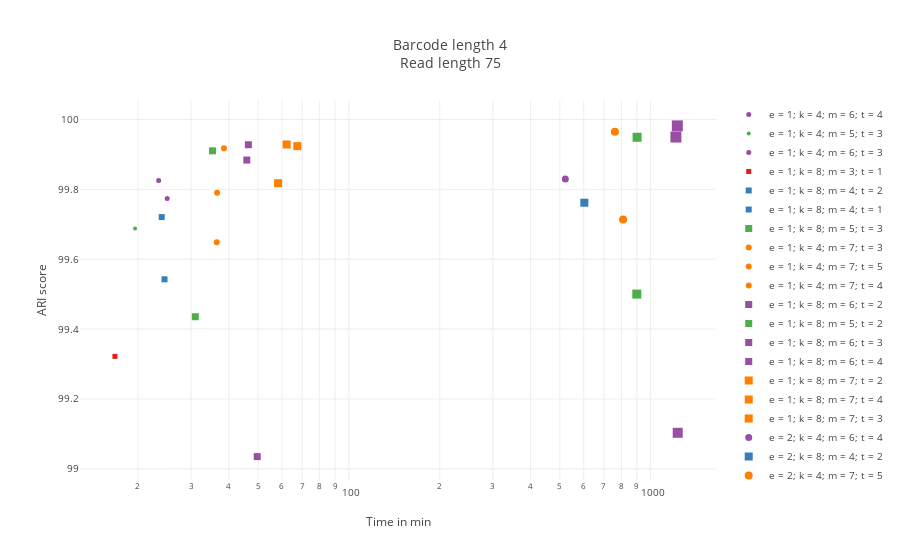
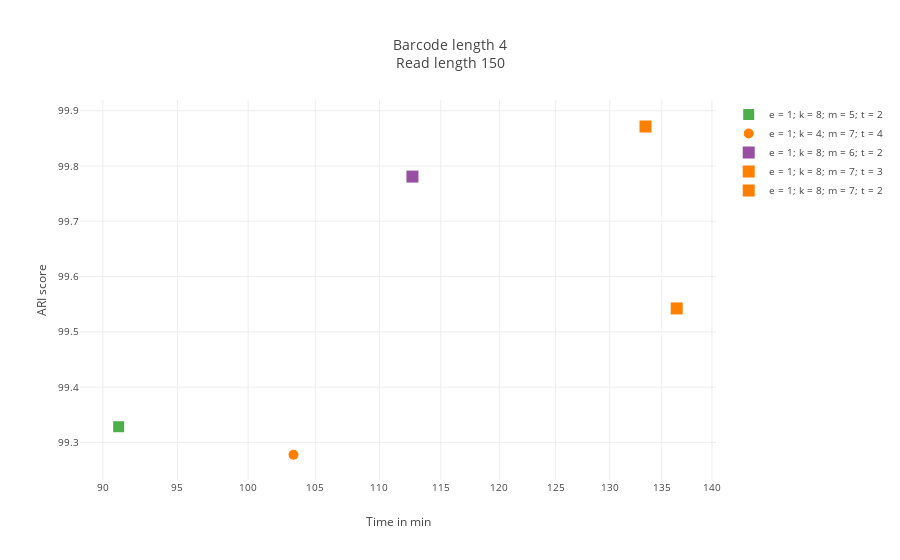
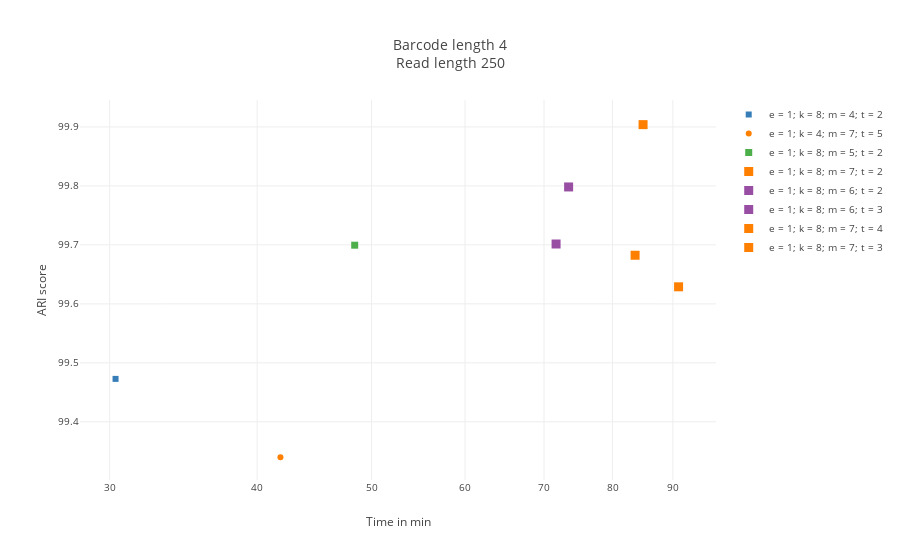
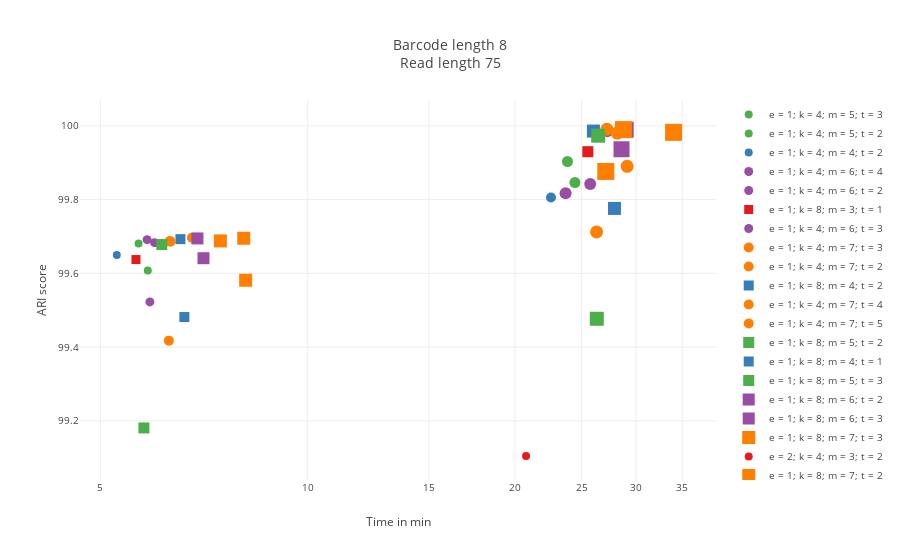

The notebook cell saved with these charts, in order:
### Code cell
results_filenames = dict()
for f in os.listdir():
    if '.tsv' != f[-4:]:
        continue
    bl = int(f.split('.')[0].split('_')[1])
    rl = int(f.split('.')[1].split('_')[1])
    results_filenames[(bl,rl,)]=f


for bl,rl in sorted(results_filenames):
    tsv_path=results_filenames[(bl,rl,)]
    tsv_lines = open(tsv_path).readlines()

    field_to_idx = dict()
    for idx, field in enumerate(tsv_lines[0].rstrip().split('\t')):
        field_to_idx[field] = idx

    parameters_to_performance = dict()
    for line in tsv_lines[1:]:
        line = line.rstrip().split('\t')

        e = int(line[field_to_idx['barcode_error_tolerance']])
        k = int(line[field_to_idx['kmer_size']])
        m = int(line[field_to_idx['minimizers_num']])
        t = int(line[field_to_idx['minimizers_threshold']])
        key = (e, k, m, t)
        if not key in parameters_to_performance:
            parameters_to_performance[key] = dict(ari=list(), time=list(), mem=list())

        ari  = float(line[field_to_idx['ARI']])
        time = float(line[field_to_idx['user_time']])
        mem  = float(line[field_to_idx['mem']])
        parameters_to_performance[key]['ari'].append(ari)
        parameters_to_performance[key]['time'].append(time)
        parameters_to_performance[key]['mem'].append(mem)

    m_to_color = {
        3 : '#e41a1c',
        4 : '#377eb8',
        5 : '#4daf4a',
        6 : '#984ea3',
        7 : '#ff7f00',
    }

    e_to_dash = {
        1 : 'dash',
        2 : 'dot' ,
    }

    k_to_marker_symbol = {
        4 : 'circle' ,
        8 : 'square',
    }

    data = list()
    for key, val in parameters_to_performance.items():
        e = key[0]
        k = key[1]
        m = key[2]
        t = key[3]

        ari_list = val['ari']
        time_list = val['time']
        mem_list = val['mem']
        min_ari = np.min(ari_list)*100
        max_ari = np.max(ari_list)*100
        avg_ari = np.average(ari_list)*100
        min_time = np.min(time_list)/60
        max_time = np.max(time_list)/60
        avg_time = np.average(time_list)/60
        min_mem = np.min(mem_list)/1024/1024
        max_mem = np.max(mem_list)/1024/1024
        avg_mem = np.average(mem_list)/1024/1024
        if min_ari < 99:
            continue

        text='e = {}; k = {}; m = {}; t = {}<br>Mem (GB): {:4.2f}; {:4.2f}; {:4.2f}<br>User time (min): {:4.2f}; {:4.2f}; {:4.2f}<br>ARI (%): {:4.2f}; {:4.2f}; {:4.2f}'.format(
                e, k, m, t,
                min_mem, max_mem, avg_mem,
                min_time, max_time, avg_time,
                min_ari, max_ari, avg_ari)
        trace = go.Scatter(
            name='e = {}; k = {}; m = {}; t = {}'.format(e, k, m, t),
            x=[max_time],
            y=[min_ari],
            text=[text],
            mode='markers',
            marker=dict(
                symbol= k_to_marker_symbol[k],
                color = m_to_color[m],
                size  = int(avg_mem)
            ),
        )
        data.append(trace)
    layout = go.Layout(
        title='Barcode length {}<br>Read length {}'.format(bl, rl),
        hovermode='closest',
        font=dict(
            size=10,
        ),
        xaxis=dict(
            title='Time in min',
            type='log',
        ),
        yaxis=dict(
            title='ARI score',
        ),
    )
    fig = go.Figure(data=data, layout=layout)
    plotly.offline.iplot(fig)

### Figure 1 — Plotly figure (JSON) as saved in the notebook; plotly's stock layout.template omitted (floating-point values rounded to 4 significant figures)
{"data": [{"marker": {"color": "#984ea3", "size": 5, "symbol": "circle"}, "mode": "markers", "name": "e = 1; k = 4; m = 6; t = 4", "text": ["e = 1; k = 4; m = 6; t = 4<br>Mem (GB): 5.54; 5.65; 5.59<br>User time (min): 17.79; 25.00; 21.11<br>ARI (%): 99.77; 99.78; 99.78"], "type": "scatter", "x": [25.0], "y": [99.77]}, {"marker": {"color": "#4daf4a", "size": 4, "symbol": "circle"}, "mode": "markers", "name": "e = 1; k = 4; m = 5; t = 3", "text": ["e = 1; k = 4; m = 5; t = 3<br>Mem (GB): 4.94; 5.01; 4.99<br>User time (min): 12.23; 19.56; 15.01<br>ARI (%): 99.69; 99.72; 99.70"], "type": "scatter", "x": [19.56], "y": [99.69]}, {"marker": {"color": "#984ea3", "size": 5, "symbol": "circle"}, "mode": "markers", "name": "e = 1; k = 4; m = 6; t = 3", "text": ["e = 1; k = 4; m = 6; t = 3<br>Mem (GB): 5.56; 5.66; 5.61<br>User time (min): 16.87; 23.42; 20.62<br>ARI (%): 99.82; 99.83; 99.83"], "type": "scatter", "x": [23.42], "y": [99.82]}, {"marker": {"color": "#e41a1c", "size": 5, "symbol": "square"}, "mode": "markers", "name": "e = 1; k = 8; m = 3; t = 1", "text": ["e = 1; k = 8; m = 3; t = 1<br>Mem (GB): 5.08; 5.21; 5.12<br>User time (min): 10.55; 16.78; 14.17<br>ARI (%): 99.32; 99.35; 99.34"], "type": "scatter", "x": [16.78], "y": [99.32]}, {"marker": {"color": "#377eb8", "size": 6, "symbol": "square"}, "mode": "markers", "name": "e = 1; k = 8; m = 4; t = 2", "text": ["e = 1; k = 8; m = 4; t = 2<br>Mem (GB): 6.15; 6.25; 6.18<br>User time (min): 17.65; 23.97; 20.90<br>ARI (%): 99.72; 99.73; 99.72"], "type": "scatter", "x": [23.97], "y": [99.72]}, {"marker": {"color": "#377eb8", "size": 6, "symbol": "square"}, "mode": "markers", "name": "e = 1; k = 8; m = 4; t = 1", "text": ["e = 1; k = 8; m = 4; t = 1<br>Mem (GB): 6.16; 6.28; 6.25<br>User time (min): 19.08; 24.49; 21.42<br>ARI (%): 99.54; 99.56; 99.55"], "type": "scatter", "x": [24.49], "y": [99.54]}, {"marker": {"color": "#4daf4a", "size": 7, "symbol": "square"}, "mode": "markers", "name": "e = 1; k = 8; m = 5; t = 3", "text": ["e = 1; k = 8; m = 5; t = 3<br>Mem (GB): 6.99; 7.08; 7.04<br>User time (min): 25.14; 30.98; 28.77<br>ARI (%): 99.44; 99.44; 99.44"], "type": "scatter", "x": [30.98], "y": [99.44]}, {"marker": {"color": "#ff7f00", "size": 6, "symbol": "circle"}, "mode": "markers", "name": "e = 1; k = 4; m = 7; t = 3", "text": ["e = 1; k = 4; m = 7; t = 3<br>Mem (GB): 6.17; 6.33; 6.22<br>User time (min): 21.94; 36.58; 29.20<br>ARI (%): 99.79; 99.81; 99.80"], "type": "scatter", "x": [36.58], "y": [99.79]}, {"marker": {"color": "#ff7f00", "size": 6, "symbol": "circle"}, "mode": "markers", "name": "e = 1; k = 4; m = 7; t = 5", "text": ["e = 1; k = 4; m = 7; t = 5<br>Mem (GB): 6.13; 6.30; 6.19<br>User time (min): 24.58; 36.48; 29.91<br>ARI (%): 99.65; 99.65; 99.65"], "type": "scatter", "x": [36.48], "y": [99.65]}, {"marker": {"color": "#ff7f00", "size": 6, "symbol": "circle"}, "mode": "markers", "name": "e = 1; k = 4; m = 7; t = 4", "text": ["e = 1; k = 4; m = 7; t = 4<br>Mem (GB): 6.17; 6.32; 6.23<br>User time (min): 25.28; 38.54; 30.07<br>ARI (%): 99.92; 99.92; 99.92"], "type": "scatter", "x": [38.54], "y": [99.92]}, {"marker": {"color": "#984ea3", "size": 7, "symbol": "square"}, "mode": "markers", "name": "e = 1; k = 8; m = 6; t = 2", "text": ["e = 1; k = 8; m = 6; t = 2<br>Mem (GB): 7.85; 7.99; 7.92<br>User time (min): 35.29; 46.44; 40.72<br>ARI (%): 99.93; 99.93; 99.93"], "type": "scatter", "x": [46.44], "y": [99.93]}, {"marker": {"color": "#4daf4a", "size": 7, "symbol": "square"}, "mode": "markers", "name": "e = 1; k = 8; m = 5; t = 2", "text": ["e = 1; k = 8; m = 5; t = 2<br>Mem (GB): 7.03; 7.21; 7.09<br>User time (min): 24.40; 35.33; 29.83<br>ARI (%): 99.91; 99.91; 99.91"], "type": "scatter", "x": [35.33], "y": [99.91]}, {"marker": {"color": "#984ea3", "size": 7, "symbol": "square"}, "mode": "markers", "name": "e = 1; k = 8; m = 6; t = 3", "text": ["e = 1; k = 8; m = 6; t = 3<br>Mem (GB): 7.85; 7.97; 7.89<br>User time (min): 38.94; 45.89; 42.72<br>ARI (%): 99.88; 99.88; 99.88"], "type": "scatter", "x": [45.89], "y": [99.88]}, {"marker": {"color": "#984ea3", "size": 7, "symbol": "square"}, "mode": "markers", "name": "e = 1; k = 8; m = 6; t = 4", "text": ["e = 1; k = 8; m = 6; t = 4<br>Mem (GB): 7.77; 7.91; 7.82<br>User time (min): 39.99; 49.68; 43.79<br>ARI (%): 99.04; 99.04; 99.04"], "type": "scatter", "x": [49.68], "y": [99.04]}, {"marker": {"color": "#ff7f00", "size": 8, "symbol": "square"}, "mode": "markers", "name": "e = 1; k = 8; m = 7; t = 2", "text": ["e = 1; k = 8; m = 7; t = 2<br>Mem (GB): 8.60; 8.67; 8.64<br>User time (min): 46.28; 62.17; 54.26<br>ARI (%): 99.93; 99.93; 99.93"], "type": "scatter", "x": [62.17], "y": [99.93]}, {"marker": {"color": "#ff7f00", "size": 8, "symbol": "square"}, "mode": "markers", "name": "e = 1; k = 8; m = 7; t = 4", "text": ["e = 1; k = 8; m = 7; t = 4<br>Mem (GB): 8.59; 8.75; 8.66<br>User time (min): 50.60; 58.27; 54.05<br>ARI (%): 99.82; 99.82; 99.82"], "type": "scatter", "x": [58.27], "y": [99.82]}, {"marker": {"color": "#ff7f00", "size": 8, "symbol": "square"}, "mode": "markers", "name": "e = 1; k = 8; m = 7; t = 3", "text": ["e = 1; k = 8; m = 7; t = 3<br>Mem (GB): 8.61; 8.74; 8.66<br>User time (min): 47.87; 67.47; 56.78<br>ARI (%): 99.92; 99.93; 99.92"], "type": "scatter", "x": [67.47], "y": [99.92]}, {"marker": {"color": "#984ea3", "size": 7, "symbol": "circle"}, "mode": "markers", "name": "e = 2; k = 4; m = 6; t = 4", "text": ["e = 2; k = 4; m = 6; t = 4<br>Mem (GB): 7.64; 7.70; 7.66<br>User time (min): 391.52; 521.49; 450.35<br>ARI (%): 99.83; 99.83; 99.83"], "type": "scatter", "x": [521.5], "y": [99.83]}, {"marker": {"color": "#377eb8", "size": 8, "symbol": "square"}, "mode": "markers", "name": "e = 2; k = 8; m = 4; t = 2", "text": ["e = 2; k = 8; m = 4; t = 2<br>Mem (GB): 8.59; 8.65; 8.63<br>User time (min): 405.61; 602.81; 463.66<br>ARI (%): 99.76; 99.77; 99.76"], "type": "scatter", "x": [602.8], "y": [99.76]}, {"marker": {"color": "#ff7f00", "size": 8, "symbol": "circle"}, "mode": "markers", "name": "e = 2; k = 4; m = 7; t = 5", "text": ["e = 2; k = 4; m = 7; t = 5<br>Mem (GB): 8.45; 8.50; 8.48<br>User time (min): 590.76; 810.26; 673.45<br>ARI (%): 99.71; 99.72; 99.72"], "type": "scatter", "x": [810.3], "y": [99.71]}, {"marker": {"color": "#ff7f00", "size": 8, "symbol": "circle"}, "mode": "markers", "name": "e = 2; k = 4; m = 7; t = 4", "text": ["e = 2; k = 4; m = 7; t = 4<br>Mem (GB): 8.66; 8.70; 8.67<br>User time (min): 509.80; 761.21; 629.75<br>ARI (%): 99.96; 99.97; 99.97"], "type": "scatter", "x": [761.2], "y": [99.96]}, {"marker": {"color": "#4daf4a", "size": 9, "symbol": "square"}, "mode": "markers", "name": "e = 2; k = 8; m = 5; t = 3", "text": ["e = 2; k = 8; m = 5; t = 3<br>Mem (GB): 9.71; 9.81; 9.74<br>User time (min): 676.05; 899.54; 737.97<br>ARI (%): 99.50; 99.50; 99.50"], "type": "scatter", "x": [899.5], "y": [99.5]}, {"marker": {"color": "#4daf4a", "size": 9, "symbol": "square"}, "mode": "markers", "name": "e = 2; k = 8; m = 5; t = 2", "text": ["e = 2; k = 8; m = 5; t = 2<br>Mem (GB): 9.95; 10.01; 9.99<br>User time (min): 595.75; 901.72; 731.35<br>ARI (%): 99.95; 99.96; 99.95"], "type": "scatter", "x": [901.7], "y": [99.95]}, {"marker": {"color": "#984ea3", "size": 11, "symbol": "square"}, "mode": "markers", "name": "e = 2; k = 8; m = 6; t = 2", "text": ["e = 2; k = 8; m = 6; t = 2<br>Mem (GB): 11.09; 11.17; 11.14<br>User time (min): 792.73; 1225.52; 1096.85<br>ARI (%): 99.98; 99.99; 99.98"], "type": "scatter", "x": [1226.0], "y": [99.98]}, {"marker": {"color": "#984ea3", "size": 10, "symbol": "square"}, "mode": "markers", "name": "e = 2; k = 8; m = 6; t = 4", "text": ["e = 2; k = 8; m = 6; t = 4<br>Mem (GB): 10.62; 10.74; 10.68<br>User time (min): 774.19; 1229.05; 990.75<br>ARI (%): 99.10; 99.11; 99.11"], "type": "scatter", "x": [1229.0], "y": [99.1]}, {"marker": {"color": "#984ea3", "size": 11, "symbol": "square"}, "mode": "markers", "name": "e = 2; k = 8; m = 6; t = 3", "text": ["e = 2; k = 8; m = 6; t = 3<br>Mem (GB): 10.88; 11.12; 11.06<br>User time (min): 815.49; 1212.34; 982.92<br>ARI (%): 99.95; 99.95; 99.95"], "type": "scatter", "x": [1212.0], "y": [99.95]}], "layout": {"font": {"size": 10}, "hovermode": "closest", "title": "Barcode length 4<br>Read length 75", "xaxis": {"title": "Time in min", "type": "log"}, "yaxis": {"title": "ARI score"}}}

### Figure 2 — Plotly figure (JSON) as saved in the notebook; plotly's stock layout.template omitted (floating-point values rounded to 4 significant figures)
{"data": [{"marker": {"color": "#4daf4a", "size": 11, "symbol": "square"}, "mode": "markers", "name": "e = 1; k = 8; m = 5; t = 2", "text": ["e = 1; k = 8; m = 5; t = 2<br>Mem (GB): 11.23; 11.51; 11.38<br>User time (min): 74.87; 91.04; 82.05<br>ARI (%): 99.33; 99.33; 99.33"], "type": "scatter", "x": [91.04], "y": [99.33]}, {"marker": {"color": "#ff7f00", "size": 10, "symbol": "circle"}, "mode": "markers", "name": "e = 1; k = 4; m = 7; t = 4", "text": ["e = 1; k = 4; m = 7; t = 4<br>Mem (GB): 10.47; 10.69; 10.56<br>User time (min): 87.93; 103.35; 95.75<br>ARI (%): 99.28; 99.32; 99.30"], "type": "scatter", "x": [103.3], "y": [99.28]}, {"marker": {"color": "#984ea3", "size": 12, "symbol": "square"}, "mode": "markers", "name": "e = 1; k = 8; m = 6; t = 2", "text": ["e = 1; k = 8; m = 6; t = 2<br>Mem (GB): 12.09; 12.30; 12.22<br>User time (min): 97.31; 112.66; 107.32<br>ARI (%): 99.78; 99.79; 99.78"], "type": "scatter", "x": [112.7], "y": [99.78]}, {"marker": {"color": "#ff7f00", "size": 12, "symbol": "square"}, "mode": "markers", "name": "e = 1; k = 8; m = 7; t = 3", "text": ["e = 1; k = 8; m = 7; t = 3<br>Mem (GB): 12.23; 12.44; 12.33<br>User time (min): 112.85; 136.47; 126.44<br>ARI (%): 99.54; 99.55; 99.55"], "type": "scatter", "x": [136.5], "y": [99.54]}, {"marker": {"color": "#ff7f00", "size": 12, "symbol": "square"}, "mode": "markers", "name": "e = 1; k = 8; m = 7; t = 2", "text": ["e = 1; k = 8; m = 7; t = 2<br>Mem (GB): 12.47; 12.70; 12.59<br>User time (min): 110.27; 133.42; 125.41<br>ARI (%): 99.87; 99.88; 99.88"], "type": "scatter", "x": [133.4], "y": [99.87]}], "layout": {"font": {"size": 10}, "hovermode": "closest", "title": "Barcode length 4<br>Read length 150", "xaxis": {"title": "Time in min", "type": "log"}, "yaxis": {"title": "ARI score"}}}

### Figure 3 — Plotly figure (JSON) as saved in the notebook; plotly's stock layout.template omitted (floating-point values rounded to 4 significant figures)
{"data": [{"marker": {"color": "#377eb8", "size": 6, "symbol": "square"}, "mode": "markers", "name": "e = 1; k = 8; m = 4; t = 2", "text": ["e = 1; k = 8; m = 4; t = 2<br>Mem (GB): 6.86; 7.05; 6.92<br>User time (min): 25.81; 30.35; 28.41<br>ARI (%): 99.47; 99.49; 99.48"], "type": "scatter", "x": [30.35], "y": [99.47]}, {"marker": {"color": "#ff7f00", "size": 6, "symbol": "circle"}, "mode": "markers", "name": "e = 1; k = 4; m = 7; t = 5", "text": ["e = 1; k = 4; m = 7; t = 5<br>Mem (GB): 6.54; 6.67; 6.58<br>User time (min): 33.81; 41.86; 37.73<br>ARI (%): 99.34; 99.38; 99.36"], "type": "scatter", "x": [41.86], "y": [99.34]}, {"marker": {"color": "#4daf4a", "size": 7, "symbol": "square"}, "mode": "markers", "name": "e = 1; k = 8; m = 5; t = 2", "text": ["e = 1; k = 8; m = 5; t = 2<br>Mem (GB): 7.88; 8.07; 7.97<br>User time (min): 36.76; 48.38; 42.30<br>ARI (%): 99.70; 99.72; 99.71"], "type": "scatter", "x": [48.38], "y": [99.7]}, {"marker": {"color": "#ff7f00", "size": 9, "symbol": "square"}, "mode": "markers", "name": "e = 1; k = 8; m = 7; t = 2", "text": ["e = 1; k = 8; m = 7; t = 2<br>Mem (GB): 9.60; 9.77; 9.67<br>User time (min): 68.48; 83.60; 76.45<br>ARI (%): 99.68; 99.71; 99.70"], "type": "scatter", "x": [83.6], "y": [99.68]}, {"marker": {"color": "#984ea3", "size": 9, "symbol": "square"}, "mode": "markers", "name": "e = 1; k = 8; m = 6; t = 2", "text": ["e = 1; k = 8; m = 6; t = 2<br>Mem (GB): 8.97; 9.11; 9.05<br>User time (min): 55.33; 71.66; 62.79<br>ARI (%): 99.70; 99.73; 99.71"], "type": "scatter", "x": [71.66], "y": [99.7]}, {"marker": {"color": "#984ea3", "size": 9, "symbol": "square"}, "mode": "markers", "name": "e = 1; k = 8; m = 6; t = 3", "text": ["e = 1; k = 8; m = 6; t = 3<br>Mem (GB): 8.93; 9.10; 9.01<br>User time (min): 57.91; 73.44; 66.15<br>ARI (%): 99.80; 99.80; 99.80"], "type": "scatter", "x": [73.44], "y": [99.8]}, {"marker": {"color": "#ff7f00", "size": 9, "symbol": "square"}, "mode": "markers", "name": "e = 1; k = 8; m = 7; t = 4", "text": ["e = 1; k = 8; m = 7; t = 4<br>Mem (GB): 9.53; 9.68; 9.58<br>User time (min): 73.72; 91.00; 80.66<br>ARI (%): 99.63; 99.63; 99.63"], "type": "scatter", "x": [91.0], "y": [99.63]}, {"marker": {"color": "#ff7f00", "size": 9, "symbol": "square"}, "mode": "markers", "name": "e = 1; k = 8; m = 7; t = 3", "text": ["e = 1; k = 8; m = 7; t = 3<br>Mem (GB): 9.59; 9.76; 9.69<br>User time (min): 73.07; 84.92; 79.83<br>ARI (%): 99.90; 99.91; 99.91"], "type": "scatter", "x": [84.92], "y": [99.9]}], "layout": {"font": {"size": 10}, "hovermode": "closest", "title": "Barcode length 4<br>Read length 250", "xaxis": {"title": "Time in min", "type": "log"}, "yaxis": {"title": "ARI score"}}}

### Figure 4 — Plotly figure (JSON) as saved in the notebook; plotly's stock layout.template omitted (floating-point values rounded to 4 significant figures)
{"data": [{"marker": {"color": "#4daf4a", "size": 8, "symbol": "circle"}, "mode": "markers", "name": "e = 1; k = 4; m = 5; t = 3", "text": ["e = 1; k = 4; m = 5; t = 3<br>Mem (GB): 8.78; 8.87; 8.84<br>User time (min): 4.17; 5.86; 4.83<br>ARI (%): 99.61; 99.61; 99.61"], "type": "scatter", "x": [5.858], "y": [99.61]}, {"marker": {"color": "#4daf4a", "size": 8, "symbol": "circle"}, "mode": "markers", "name": "e = 1; k = 4; m = 5; t = 2", "text": ["e = 1; k = 4; m = 5; t = 2<br>Mem (GB): 8.78; 8.88; 8.85<br>User time (min): 4.72; 5.68; 5.14<br>ARI (%): 99.68; 99.68; 99.68"], "type": "scatter", "x": [5.68], "y": [99.68]}, {"marker": {"color": "#377eb8", "size": 8, "symbol": "circle"}, "mode": "markers", "name": "e = 1; k = 4; m = 4; t = 2", "text": ["e = 1; k = 4; m = 4; t = 2<br>Mem (GB): 8.11; 8.19; 8.17<br>User time (min): 3.96; 5.28; 4.55<br>ARI (%): 99.65; 99.65; 99.65"], "type": "scatter", "x": [5.281], "y": [99.65]}, {"marker": {"color": "#984ea3", "size": 9, "symbol": "circle"}, "mode": "markers", "name": "e = 1; k = 4; m = 6; t = 4", "text": ["e = 1; k = 4; m = 6; t = 4<br>Mem (GB): 9.80; 9.90; 9.87<br>User time (min): 4.29; 5.90; 5.22<br>ARI (%): 99.52; 99.52; 99.52"], "type": "scatter", "x": [5.899], "y": [99.52]}, {"marker": {"color": "#984ea3", "size": 9, "symbol": "circle"}, "mode": "markers", "name": "e = 1; k = 4; m = 6; t = 2", "text": ["e = 1; k = 4; m = 6; t = 2<br>Mem (GB): 9.86; 9.93; 9.90<br>User time (min): 4.70; 5.99; 5.25<br>ARI (%): 99.68; 99.69; 99.69"], "type": "scatter", "x": [5.992], "y": [99.68]}, {"marker": {"color": "#e41a1c", "size": 9, "symbol": "square"}, "mode": "markers", "name": "e = 1; k = 8; m = 3; t = 1", "text": ["e = 1; k = 8; m = 3; t = 1<br>Mem (GB): 9.21; 9.31; 9.27<br>User time (min): 4.52; 5.63; 4.94<br>ARI (%): 99.64; 99.64; 99.64"], "type": "scatter", "x": [5.631], "y": [99.64]}, {"marker": {"color": "#984ea3", "size": 9, "symbol": "circle"}, "mode": "markers", "name": "e = 1; k = 4; m = 6; t = 3", "text": ["e = 1; k = 4; m = 6; t = 3<br>Mem (GB): 9.84; 9.92; 9.90<br>User time (min): 4.61; 5.84; 5.38<br>ARI (%): 99.69; 99.69; 99.69"], "type": "scatter", "x": [5.844], "y": [99.69]}, {"marker": {"color": "#ff7f00", "size": 10, "symbol": "circle"}, "mode": "markers", "name": "e = 1; k = 4; m = 7; t = 3", "text": ["e = 1; k = 4; m = 7; t = 3<br>Mem (GB): 10.32; 10.38; 10.34<br>User time (min): 5.00; 6.79; 5.69<br>ARI (%): 99.70; 99.70; 99.70"], "type": "scatter", "x": [6.789], "y": [99.7]}, {"marker": {"color": "#ff7f00", "size": 10, "symbol": "circle"}, "mode": "markers", "name": "e = 1; k = 4; m = 7; t = 2", "text": ["e = 1; k = 4; m = 7; t = 2<br>Mem (GB): 10.31; 10.38; 10.34<br>User time (min): 4.31; 6.31; 5.32<br>ARI (%): 99.69; 99.69; 99.69"], "type": "scatter", "x": [6.309], "y": [99.69]}, {"marker": {"color": "#377eb8", "size": 10, "symbol": "square"}, "mode": "markers", "name": "e = 1; k = 8; m = 4; t = 2", "text": ["e = 1; k = 8; m = 4; t = 2<br>Mem (GB): 10.15; 10.24; 10.21<br>User time (min): 5.04; 6.62; 5.56<br>ARI (%): 99.48; 99.49; 99.48"], "type": "scatter", "x": [6.62], "y": [99.48]}, {"marker": {"color": "#ff7f00", "size": 10, "symbol": "circle"}, "mode": "markers", "name": "e = 1; k = 4; m = 7; t = 4", "text": ["e = 1; k = 4; m = 7; t = 4<br>Mem (GB): 10.27; 10.36; 10.32<br>User time (min): 5.01; 6.32; 5.43<br>ARI (%): 99.69; 99.69; 99.69"], "type": "scatter", "x": [6.317], "y": [99.69]}, {"marker": {"color": "#ff7f00", "size": 10, "symbol": "circle"}, "mode": "markers", "name": "e = 1; k = 4; m = 7; t = 5", "text": ["e = 1; k = 4; m = 7; t = 5<br>Mem (GB): 10.23; 10.34; 10.30<br>User time (min): 4.79; 6.29; 5.44<br>ARI (%): 99.42; 99.42; 99.42"], "type": "scatter", "x": [6.286], "y": [99.42]}, {"marker": {"color": "#4daf4a", "size": 11, "symbol": "square"}, "mode": "markers", "name": "e = 1; k = 8; m = 5; t = 2", "text": ["e = 1; k = 8; m = 5; t = 2<br>Mem (GB): 11.13; 11.20; 11.16<br>User time (min): 5.08; 6.14; 5.54<br>ARI (%): 99.68; 99.68; 99.68"], "type": "scatter", "x": [6.138], "y": [99.68]}, {"marker": {"color": "#377eb8", "size": 10, "symbol": "square"}, "mode": "markers", "name": "e = 1; k = 8; m = 4; t = 1", "text": ["e = 1; k = 8; m = 4; t = 1<br>Mem (GB): 10.19; 10.28; 10.25<br>User time (min): 4.85; 6.53; 5.38<br>ARI (%): 99.69; 99.70; 99.69"], "type": "scatter", "x": [6.533], "y": [99.69]}, {"marker": {"color": "#4daf4a", "size": 11, "symbol": "square"}, "mode": "markers", "name": "e = 1; k = 8; m = 5; t = 3", "text": ["e = 1; k = 8; m = 5; t = 3<br>Mem (GB): 11.03; 11.12; 11.09<br>User time (min): 4.68; 5.78; 5.46<br>ARI (%): 99.18; 99.18; 99.18"], "type": "scatter", "x": [5.782], "y": [99.18]}, {"marker": {"color": "#984ea3", "size": 12, "symbol": "square"}, "mode": "markers", "name": "e = 1; k = 8; m = 6; t = 2", "text": ["e = 1; k = 8; m = 6; t = 2<br>Mem (GB): 12.38; 12.51; 12.45<br>User time (min): 5.92; 6.92; 6.28<br>ARI (%): 99.69; 99.70; 99.70"], "type": "scatter", "x": [6.916], "y": [99.69]}, {"marker": {"color": "#984ea3", "size": 12, "symbol": "square"}, "mode": "markers", "name": "e = 1; k = 8; m = 6; t = 3", "text": ["e = 1; k = 8; m = 6; t = 3<br>Mem (GB): 12.36; 12.47; 12.44<br>User time (min): 5.28; 7.06; 6.26<br>ARI (%): 99.64; 99.64; 99.64"], "type": "scatter", "x": [7.057], "y": [99.64]}, {"marker": {"color": "#ff7f00", "size": 13, "symbol": "square"}, "mode": "markers", "name": "e = 1; k = 8; m = 7; t = 3", "text": ["e = 1; k = 8; m = 7; t = 3<br>Mem (GB): 12.97; 13.08; 13.03<br>User time (min): 6.29; 7.47; 6.68<br>ARI (%): 99.69; 99.69; 99.69"], "type": "scatter", "x": [7.468], "y": [99.69]}, {"marker": {"color": "#e41a1c", "size": 8, "symbol": "circle"}, "mode": "markers", "name": "e = 2; k = 4; m = 3; t = 2", "text": ["e = 2; k = 4; m = 3; t = 2<br>Mem (GB): 8.93; 8.97; 8.95<br>User time (min): 14.64; 20.76; 18.22<br>ARI (%): 99.10; 99.12; 99.11"], "type": "scatter", "x": [20.76], "y": [99.1]}, {"marker": {"color": "#ff7f00", "size": 13, "symbol": "square"}, "mode": "markers", "name": "e = 1; k = 8; m = 7; t = 2", "text": ["e = 1; k = 8; m = 7; t = 2<br>Mem (GB): 12.98; 13.08; 13.03<br>User time (min): 5.39; 8.07; 6.68<br>ARI (%): 99.70; 99.70; 99.70"], "type": "scatter", "x": [8.074], "y": [99.7]}, {"marker": {"color": "#ff7f00", "size": 13, "symbol": "square"}, "mode": "markers", "name": "e = 1; k = 8; m = 7; t = 4", "text": ["e = 1; k = 8; m = 7; t = 4<br>Mem (GB): 12.98; 13.05; 13.03<br>User time (min): 5.41; 8.13; 6.60<br>ARI (%): 99.58; 99.59; 99.58"], "type": "scatter", "x": [8.126], "y": [99.58]}, {"marker": {"color": "#377eb8", "size": 10, "symbol": "circle"}, "mode": "markers", "name": "e = 2; k = 4; m = 4; t = 2", "text": ["e = 2; k = 4; m = 4; t = 2<br>Mem (GB): 10.22; 10.26; 10.23<br>User time (min): 18.14; 22.57; 20.45<br>ARI (%): 99.81; 99.83; 99.81"], "type": "scatter", "x": [22.57], "y": [99.81]}, {"marker": {"color": "#984ea3", "size": 12, "symbol": "circle"}, "mode": "markers", "name": "e = 2; k = 4; m = 6; t = 2", "text": ["e = 2; k = 4; m = 6; t = 2<br>Mem (GB): 12.75; 12.82; 12.79<br>User time (min): 18.50; 25.73; 22.23<br>ARI (%): 99.84; 99.87; 99.86"], "type": "scatter", "x": [25.73], "y": [99.84]}, {"marker": {"color": "#4daf4a", "size": 11, "symbol": "circle"}, "mode": "markers", "name": "e = 2; k = 4; m = 5; t = 3", "text": ["e = 2; k = 4; m = 5; t = 3<br>Mem (GB): 11.28; 11.32; 11.30<br>User time (min): 20.13; 23.85; 21.82<br>ARI (%): 99.90; 99.91; 99.90"], "type": "scatter", "x": [23.85], "y": [99.9]}, {"marker": {"color": "#4daf4a", "size": 11, "symbol": "circle"}, "mode": "markers", "name": "e = 2; k = 4; m = 5; t = 2", "text": ["e = 2; k = 4; m = 5; t = 2<br>Mem (GB): 11.34; 11.38; 11.36<br>User time (min): 18.85; 24.45; 21.84<br>ARI (%): 99.85; 99.86; 99.85"], "type": "scatter", "x": [24.45], "y": [99.85]}, {"marker": {"color": "#984ea3", "size": 12, "symbol": "circle"}, "mode": "markers", "name": "e = 2; k = 4; m = 6; t = 4", "text": ["e = 2; k = 4; m = 6; t = 4<br>Mem (GB): 12.61; 12.68; 12.66<br>User time (min): 19.20; 23.69; 21.05<br>ARI (%): 99.82; 99.82; 99.82"], "type": "scatter", "x": [23.69], "y": [99.82]}, {"marker": {"color": "#377eb8", "size": 13, "symbol": "square"}, "mode": "markers", "name": "e = 2; k = 8; m = 4; t = 1", "text": ["e = 2; k = 8; m = 4; t = 1<br>Mem (GB): 13.51; 13.60; 13.56<br>User time (min): 21.93; 26.01; 23.84<br>ARI (%): 99.99; 99.99; 99.99"], "type": "scatter", "x": [26.01], "y": [99.99]}, {"marker": {"color": "#ff7f00", "size": 13, "symbol": "circle"}, "mode": "markers", "name": "e = 2; k = 4; m = 7; t = 5", "text": ["e = 2; k = 4; m = 7; t = 5<br>Mem (GB): 13.32; 13.36; 13.34<br>User time (min): 19.38; 26.28; 22.79<br>ARI (%): 99.71; 99.71; 99.71"], "type": "scatter", "x": [26.28], "y": [99.71]}, {"marker": {"color": "#ff7f00", "size": 13, "symbol": "circle"}, "mode": "markers", "name": "e = 2; k = 4; m = 7; t = 2", "text": ["e = 2; k = 4; m = 7; t = 2<br>Mem (GB): 13.49; 13.53; 13.50<br>User time (min): 19.08; 29.11; 23.67<br>ARI (%): 99.89; 99.90; 99.90"], "type": "scatter", "x": [29.11], "y": [99.89]}, {"marker": {"color": "#984ea3", "size": 12, "symbol": "circle"}, "mode": "markers", "name": "e = 2; k = 4; m = 6; t = 3", "text": ["e = 2; k = 4; m = 6; t = 3<br>Mem (GB): 12.75; 12.80; 12.78<br>User time (min): 19.33; 27.25; 23.11<br>ARI (%): 99.99; 99.99; 99.99"], "type": "scatter", "x": [27.25], "y": [99.99]}, {"marker": {"color": "#4daf4a", "size": 14, "symbol": "square"}, "mode": "markers", "name": "e = 2; k = 8; m = 5; t = 3", "text": ["e = 2; k = 8; m = 5; t = 3<br>Mem (GB): 14.72; 14.79; 14.76<br>User time (min): 20.78; 26.30; 23.50<br>ARI (%): 99.48; 99.48; 99.48"], "type": "scatter", "x": [26.3], "y": [99.48]}, {"marker": {"color": "#e41a1c", "size": 11, "symbol": "square"}, "mode": "markers", "name": "e = 2; k = 8; m = 3; t = 1", "text": ["e = 2; k = 8; m = 3; t = 1<br>Mem (GB): 11.96; 12.03; 12.00<br>User time (min): 16.84; 25.52; 22.56<br>ARI (%): 99.93; 99.93; 99.93"], "type": "scatter", "x": [25.52], "y": [99.93]}, {"marker": {"color": "#ff7f00", "size": 13, "symbol": "circle"}, "mode": "markers", "name": "e = 2; k = 4; m = 7; t = 4", "text": ["e = 2; k = 4; m = 7; t = 4<br>Mem (GB): 13.45; 13.50; 13.48<br>User time (min): 21.68; 28.17; 24.71<br>ARI (%): 99.98; 99.98; 99.98"], "type": "scatter", "x": [28.17], "y": [99.98]}, {"marker": {"color": "#ff7f00", "size": 13, "symbol": "circle"}, "mode": "markers", "name": "e = 2; k = 4; m = 7; t = 3", "text": ["e = 2; k = 4; m = 7; t = 3<br>Mem (GB): 13.42; 13.52; 13.48<br>User time (min): 21.38; 27.21; 24.47<br>ARI (%): 99.99; 99.99; 99.99"], "type": "scatter", "x": [27.21], "y": [99.99]}, {"marker": {"color": "#377eb8", "size": 13, "symbol": "square"}, "mode": "markers", "name": "e = 2; k = 8; m = 4; t = 2", "text": ["e = 2; k = 8; m = 4; t = 2<br>Mem (GB): 13.41; 13.48; 13.45<br>User time (min): 18.71; 27.90; 24.20<br>ARI (%): 99.78; 99.78; 99.78"], "type": "scatter", "x": [27.9], "y": [99.78]}, {"marker": {"color": "#984ea3", "size": 16, "symbol": "square"}, "mode": "markers", "name": "e = 2; k = 8; m = 6; t = 3", "text": ["e = 2; k = 8; m = 6; t = 3<br>Mem (GB): 16.73; 16.79; 16.76<br>User time (min): 24.02; 28.57; 26.38<br>ARI (%): 99.94; 99.94; 99.94"], "type": "scatter", "x": [28.57], "y": [99.94]}, {"marker": {"color": "#4daf4a", "size": 14, "symbol": "square"}, "mode": "markers", "name": "e = 2; k = 8; m = 5; t = 2", "text": ["e = 2; k = 8; m = 5; t = 2<br>Mem (GB): 14.97; 15.04; 15.00<br>User time (min): 20.51; 26.43; 23.91<br>ARI (%): 99.97; 99.97; 99.97"], "type": "scatter", "x": [26.43], "y": [99.97]}, {"marker": {"color": "#984ea3", "size": 16, "symbol": "square"}, "mode": "markers", "name": "e = 2; k = 8; m = 6; t = 2", "text": ["e = 2; k = 8; m = 6; t = 2<br>Mem (GB): 16.80; 16.86; 16.84<br>User time (min): 24.64; 28.97; 26.65<br>ARI (%): 99.99; 99.99; 99.99"], "type": "scatter", "x": [28.97], "y": [99.99]}, {"marker": {"color": "#ff7f00", "size": 17, "symbol": "square"}, "mode": "markers", "name": "e = 2; k = 8; m = 7; t = 2", "text": ["e = 2; k = 8; m = 7; t = 2<br>Mem (GB): 17.66; 17.76; 17.72<br>User time (min): 23.79; 28.75; 26.66<br>ARI (%): 99.99; 99.99; 99.99"], "type": "scatter", "x": [28.75], "y": [99.99]}, {"marker": {"color": "#ff7f00", "size": 17, "symbol": "square"}, "mode": "markers", "name": "e = 2; k = 8; m = 7; t = 4", "text": ["e = 2; k = 8; m = 7; t = 4<br>Mem (GB): 17.56; 17.64; 17.60<br>User time (min): 24.00; 27.10; 25.65<br>ARI (%): 99.88; 99.88; 99.88"], "type": "scatter", "x": [27.1], "y": [99.88]}, {"marker": {"color": "#ff7f00", "size": 17, "symbol": "square"}, "mode": "markers", "name": "e = 2; k = 8; m = 7; t = 3", "text": ["e = 2; k = 8; m = 7; t = 3<br>Mem (GB): 17.69; 17.81; 17.72<br>User time (min): 23.69; 34.00; 28.44<br>ARI (%): 99.98; 99.98; 99.98"], "type": "scatter", "x": [34.0], "y": [99.98]}], "layout": {"font": {"size": 10}, "hovermode": "closest", "title": "Barcode length 8<br>Read length 75", "xaxis": {"title": "Time in min", "type": "log"}, "yaxis": {"title": "ARI score"}}}
